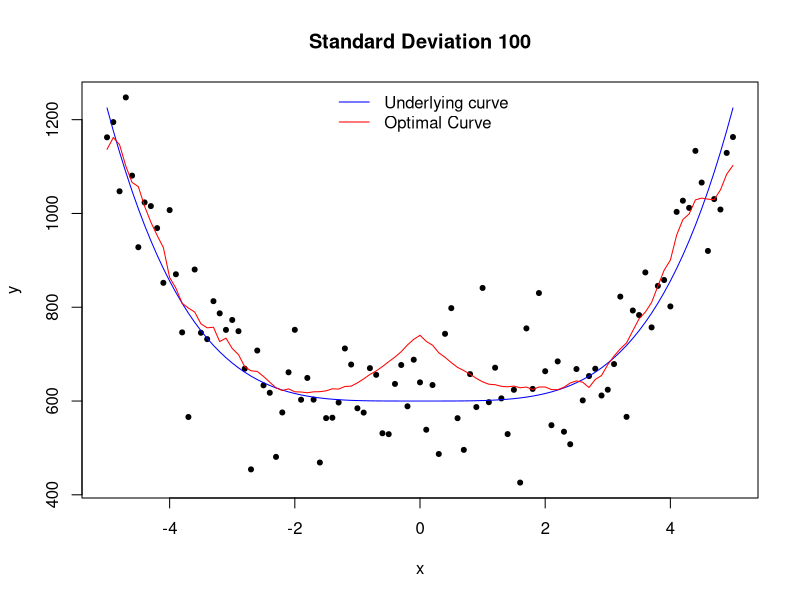

Reproduce this figure in R. (Note: this script raises an error after producing the figure.)
# limit finite window of kernel smoother

gauss.kernel = function(x, y,ind,b,win,proportion){
  b = max(b, 1e-6)
  ran = (max(range(x)) - min(range(x)))*proportion

  xfix = x[ind]
  
  ub =  min(xfix + win*b, xfix + ran/2) #upperbound
  lb =  max(xfix - win*b, xfix - ran/2) #lowerbound
  
  xnew = x[x >= lb & x <= ub]
  ynew = y[x >= lb & x <= ub]
  k = exp(-((xfix - xnew)^2)/(2*b))
  yhat = sum(k*ynew)/sum(k)
  return(yhat)
}

gaussian.smooth = function(x,y,b,win,proportion){
  yhat = vector(length = length(y))
  for(i in 1:length(y)){
    yhat[i] = gauss.kernel(x,y,i,b[i],win,proportion)  # adaptive bandwidth
  }
  return(yhat)
}




set.seed(1)
win = 1
proportion = 1
x =  seq(-5,5,0.1) 
u =  x^4+600
sd = 100
var = sd^2
y = u + rnorm(length(u),0,sd)
n = length(y)
u2 = 12*x^2  #second derivative of u
b = (var/(2*sqrt(pi)*u2^2))^(2/5) #calculate optimal bandwidth


plot(x,y, main= "Standard Deviation 100",pch = 20)
lines(x, u, col = "blue")
lines(x, gaussian.smooth(x, y, b, win, proportion), col = "red")  # remvoe the first and last 5 points
legend("top", legend = c("Underlying curve", "Optimal Curve"), col = c("blue", "red"), bty = "n", lty = 1)

SSE = (gaussian.smooth(x,y,b)- u)^2     # remvoe the first and last 5 points
MSE = mean(SSE, na.rm = T)  # remvoe the NA point (when x=0)
bandw = 10^(seq(-8,8,0.5))
MSE_b = NULL
for (i in 1:length(bandw)) {
  SSE_vec  = (gaussian.smooth(x,y,rep(bandw[i], length(x))) - u)^2
  MSE_b[i] = mean(SSE_vec)
}

plot(seq(-8,8,0.5), MSE_b,pch = 20, ylab = "MSE", xlab = "bandwidth (10^x)", ylim = c(0, max(MSE_b)), xlim = c(-8,8), main = "MSE for different bandwidth value" )
abline(h = MSE, col = "red") #MSE of optimal bandwidth
legend("topright", legend = c("Optimal bandwidth"), col = c("red"), lty = 1,  bty = "n")
